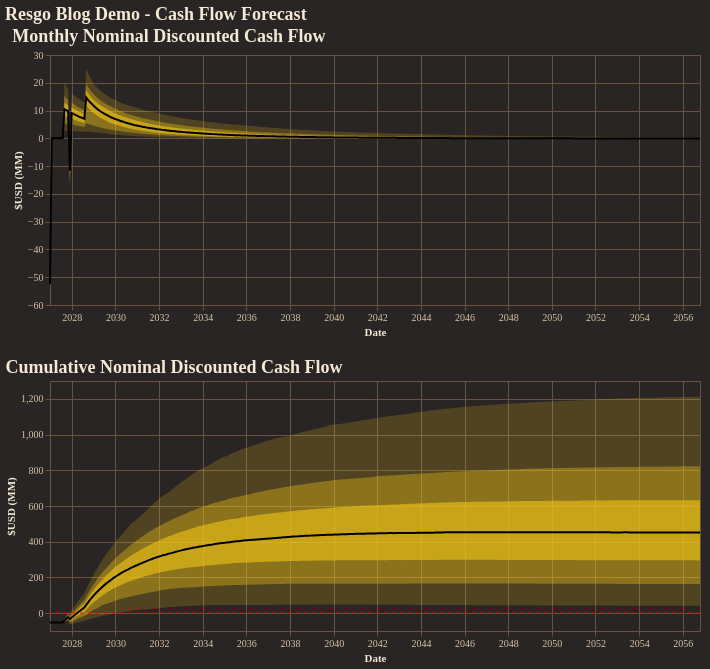

Here is the notebook cell this chart was saved with:
### Code cell
fig = reporter.plotter.combined_cash_flow_plot(
    figsize=(650, 250),
    backend=PLOTTING_BACKEND
)
fig.show()

### Figure 1 — Vega-Lite specification as saved in the notebook (floating-point values rounded to 4 significant figures; data arrays with more than 128 entries replaced by an {"elided": "..."} marker saying what was removed)
{"config": {"background": "#292524", "view": {"fill": "#292524", "stroke": "#665340"}, "title": {"color": "#f4e9d7", "font": "Merriweather", "fontSize": 18, "fontWeight": 600, "subtitleColor": "#d5c2a6", "anchor": "start"}, "axis": {"domainColor": "#665340", "gridColor": "#665340", "tickColor": "#665340", "labelColor": "#d5c2a6", "titleColor": "#f4e9d7", "labelFont": "Merriweather", "titleFont": "Merriweather"}, "legend": {"titleColor": "#f4e9d7", "labelColor": "#d5c2a6", "labelFont": "Merriweather", "titleFont": "Merriweather", "orient": "top-right", "symbolType": "circle"}, "header": {"labelColor": "#d5c2a6", "titleColor": "#f4e9d7", "labelFont": "Merriweather", "titleFont": "Merriweather"}, "mark": {"color": "#c78d3b"}, "line": {"color": "#c78d3b"}, "bar": {"color": "#c78d3b"}, "point": {"color": "#ddb06d"}, "area": {"color": "#c78d3b", "opacity": 0.35}, "text": {"color": "#f4e9d7", "font": "Merriweather"}, "range": {"category": ["#5DA5DA", "#F28E2B", "#59C36A", "#E15759", "#B07AA1", "#4ECDC4", "#FF9DA7", "#EDC948"]}}, "vconcat": [{"layer": [{"mark": {"type": "area", "color": "rgba(250, 204, 21, 1.0)", "opacity": 0.18}, "encoding": {"tooltip": [{"field": "date", "title": "Date", "type": "temporal"}, {"field": "p01", "format": ",.2f", "title": "P01", "type": "quantitative"}, {"field": "p10", "format": ",.2f", "title": "P10", "type": "quantitative"}, {"field": "p25", "format": ",.2f", "title": "P25", "type": "quantitative"}, {"field": "p50", "format": ",.2f", "title": "P50", "type": "quantitative"}, {"field": "p75", "format": ",.2f", "title": "P75", "type": "quantitative"}, {"field": "p90", "format": ",.2f", "title": "P90", "type": "quantitative"}, {"field": "p99", "format": ",.2f", "title": "P99", "type": "quantitative"}], "x": {"field": "date", "title": "Date", "type": "temporal"}, "y": {"field": "p01", "title": "$USD (MM)", "type": "quantitative"}, "y2": {"field": "p99"}}}, {"mark": {"type": "area", "color": "rgba(250, 204, 21, 1.0)", "opacity": 0.35}, "encoding": {"tooltip": [{"field": "date", "title": "Date", "type": "temporal"}, {"field": "p01", "format": ",.2f", "title": "P01", "type": "quantitative"}, {"field": "p10", "format": ",.2f", "title": "P10", "type": "quantitative"}, {"field": "p25", "format": ",.2f", "title": "P25", "type": "quantitative"}, {"field": "p50", "format": ",.2f", "title": "P50", "type": "quantitative"}, {"field": "p75", "format": ",.2f", "title": "P75", "type": "quantitative"}, {"field": "p90", "format": ",.2f", "title": "P90", "type": "quantitative"}, {"field": "p99", "format": ",.2f", "title": "P99", "type": "quantitative"}], "x": {"field": "date", "title": "Date", "type": "temporal"}, "y": {"field": "p10", "title": "$USD (MM)", "type": "quantitative"}, "y2": {"field": "p90"}}}, {"mark": {"type": "area", "color": "rgba(250, 204, 21, 1.0)", "opacity": 0.55}, "encoding": {"tooltip": [{"field": "date", "title": "Date", "type": "temporal"}, {"field": "p01", "format": ",.2f", "title": "P01", "type": "quantitative"}, {"field": "p10", "format": ",.2f", "title": "P10", "type": "quantitative"}, {"field": "p25", "format": ",.2f", "title": "P25", "type": "quantitative"}, {"field": "p50", "format": ",.2f", "title": "P50", "type": "quantitative"}, {"field": "p75", "format": ",.2f", "title": "P75", "type": "quantitative"}, {"field": "p90", "format": ",.2f", "title": "P90", "type": "quantitative"}, {"field": "p99", "format": ",.2f", "title": "P99", "type": "quantitative"}], "x": {"field": "date", "title": "Date", "type": "temporal"}, "y": {"field": "p25", "title": "$USD (MM)", "type": "quantitative"}, "y2": {"field": "p75"}}}, {"mark": {"type": "line", "color": "black", "strokeWidth": 2}, "encoding": {"tooltip": [{"field": "date", "title": "Date", "type": "temporal"}, {"field": "p01", "format": ",.2f", "title": "P01", "type": "quantitative"}, {"field": "p10", "format": ",.2f", "title": "P10", "type": "quantitative"}, {"field": "p25", "format": ",.2f", "title": "P25", "type": "quantitative"}, {"field": "p50", "format": ",.2f", "title": "P50", "type": "quantitative"}, {"field": "p75", "format": ",.2f", "title": "P75", "type": "quantitative"}, {"field": "p90", "format": ",.2f", "title": "P90", "type": "quantitative"}, {"field": "p99", "format": ",.2f", "title": "P99", "type": "quantitative"}], "x": {"field": "date", "title": "Date", "type": "temporal"}, "y": {"field": "p50", "title": "$USD (MM)", "type": "quantitative"}}}], "data": {"name": "data-8642844c14ea54b832548af71c870557"}, "height": 250, "title": "Monthly Nominal Discounted Cash Flow", "width": 650}, {"layer": [{"layer": [{"mark": {"type": "area", "color": "rgba(250, 204, 21, 1.0)", "opacity": 0.18}, "encoding": {"tooltip": [{"field": "date", "title": "Date", "type": "temporal"}, {"field": "p01", "format": ",.2f", "title": "P01", "type": "quantitative"}, {"field": "p10", "format": ",.2f", "title": "P10", "type": "quantitative"}, {"field": "p25", "format": ",.2f", "title": "P25", "type": "quantitative"}, {"field": "p50", "format": ",.2f", "title": "P50", "type": "quantitative"}, {"field": "p75", "format": ",.2f", "title": "P75", "type": "quantitative"}, {"field": "p90", "format": ",.2f", "title": "P90", "type": "quantitative"}, {"field": "p99", "format": ",.2f", "title": "P99", "type": "quantitative"}], "x": {"field": "date", "title": "Date", "type": "temporal"}, "y": {"field": "p01", "title": "$USD (MM)", "type": "quantitative"}, "y2": {"field": "p99"}}}, {"mark": {"type": "area", "color": "rgba(250, 204, 21, 1.0)", "opacity": 0.35}, "encoding": {"tooltip": [{"field": "date", "title": "Date", "type": "temporal"}, {"field": "p01", "format": ",.2f", "title": "P01", "type": "quantitative"}, {"field": "p10", "format": ",.2f", "title": "P10", "type": "quantitative"}, {"field": "p25", "format": ",.2f", "title": "P25", "type": "quantitative"}, {"field": "p50", "format": ",.2f", "title": "P50", "type": "quantitative"}, {"field": "p75", "format": ",.2f", "title": "P75", "type": "quantitative"}, {"field": "p90", "format": ",.2f", "title": "P90", "type": "quantitative"}, {"field": "p99", "format": ",.2f", "title": "P99", "type": "quantitative"}], "x": {"field": "date", "title": "Date", "type": "temporal"}, "y": {"field": "p10", "title": "$USD (MM)", "type": "quantitative"}, "y2": {"field": "p90"}}}, {"mark": {"type": "area", "color": "rgba(250, 204, 21, 1.0)", "opacity": 0.55}, "encoding": {"tooltip": [{"field": "date", "title": "Date", "type": "temporal"}, {"field": "p01", "format": ",.2f", "title": "P01", "type": "quantitative"}, {"field": "p10", "format": ",.2f", "title": "P10", "type": "quantitative"}, {"field": "p25", "format": ",.2f", "title": "P25", "type": "quantitative"}, {"field": "p50", "format": ",.2f", "title": "P50", "type": "quantitative"}, {"field": "p75", "format": ",.2f", "title": "P75", "type": "quantitative"}, {"field": "p90", "format": ",.2f", "title": "P90", "type": "quantitative"}, {"field": "p99", "format": ",.2f", "title": "P99", "type": "quantitative"}], "x": {"field": "date", "title": "Date", "type": "temporal"}, "y": {"field": "p25", "title": "$USD (MM)", "type": "quantitative"}, "y2": {"field": "p75"}}}, {"mark": {"type": "line", "color": "black", "strokeWidth": 2}, "encoding": {"tooltip": [{"field": "date", "title": "Date", "type": "temporal"}, {"field": "p01", "format": ",.2f", "title": "P01", "type": "quantitative"}, {"field": "p10", "format": ",.2f", "title": "P10", "type": "quantitative"}, {"field": "p25", "format": ",.2f", "title": "P25", "type": "quantitative"}, {"field": "p50", "format": ",.2f", "title": "P50", "type": "quantitative"}, {"field": "p75", "format": ",.2f", "title": "P75", "type": "quantitative"}, {"field": "p90", "format": ",.2f", "title": "P90", "type": "quantitative"}, {"field": "p99", "format": ",.2f", "title": "P99", "type": "quantitative"}], "x": {"field": "date", "title": "Date", "type": "temporal"}, "y": {"field": "p50", "title": "$USD (MM)", "type": "quantitative"}}}], "data": {"name": "data-5e6ce3d0a779729742abd5f7daeebaae"}, "title": "Cumulative Nominal Discounted Cash Flow"}, {"data": {"name": "data-42990c68f268a11fa16682fcd3437a6f"}, "mark": {"type": "rule", "color": "red", "strokeDash": [4, 4]}, "encoding": {"y": {"field": "zero", "type": "quantitative"}}}], "height": 250, "width": 650}], "title": "Resgo Blog Demo - Cash Flow Forecast", "$schema": "https://vega.github.io/schema/vega-lite/v5.20.1.json", "datasets": {"data-8642844c14ea54b832548af71c870557": {"elided": "360 records"}, "data-5e6ce3d0a779729742abd5f7daeebaae": {"elided": "360 records"}, "data-42990c68f268a11fa16682fcd3437a6f": [{"zero": 0}]}}
